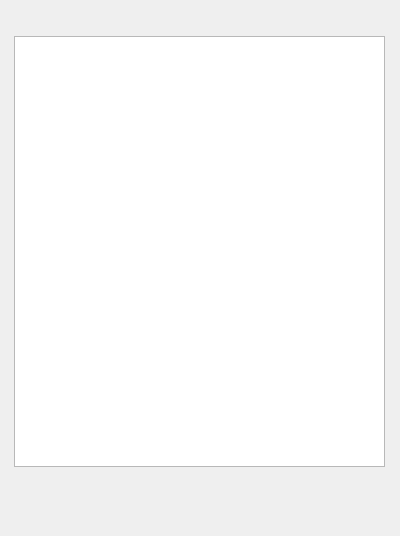
<?xml version="1.0" encoding="UTF-8"?>
<ui version="4.0">
 <class>Playlist</class>
 <widget class="QDialog" name="Playlist">
  <property name="geometry">
   <rect>
    <x>0</x>
    <y>0</y>
    <width>400</width>
    <height>536</height>
   </rect>
  </property>
  <property name="windowTitle">
   <string>Dialog</string>
  </property>
  <property name="styleSheet">
   <string notr="true">background-image: url(:/resources/41t58PIC2gf_10241.JPG);</string>
  </property>
  <widget class="QWidget" name="layoutWidget">
   <property name="geometry">
    <rect>
     <x>14</x>
     <y>16</y>
     <width>371</width>
     <height>451</height>
    </rect>
   </property>
   <layout class="QVBoxLayout" name="verticalLayout">
    <item>
     <layout class="QHBoxLayout" name="horizontalLayout">
      <item>
       <spacer name="horizontalSpacer">
        <property name="orientation">
         <enum>Qt::Horizontal</enum>
        </property>
        <property name="sizeHint" stdset="0">
         <size>
          <width>40</width>
          <height>20</height>
         </size>
        </property>
       </spacer>
      </item>
     </layout>
    </item>
    <item>
     <widget class="QTableWidget" name="tableWidget"/>
    </item>
   </layout>
  </widget>
 </widget>
 <resources/>
 <connections/>
</ui>
